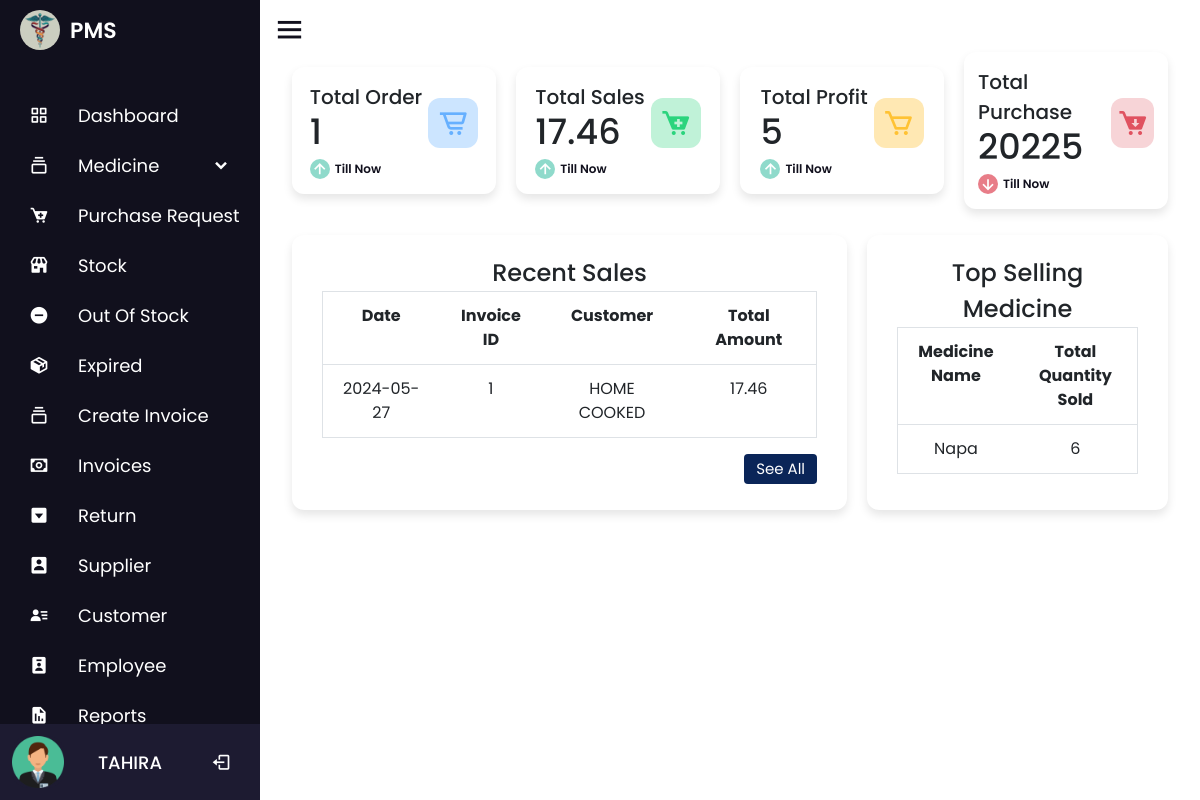
/dashboard.php (signed in), run on the app's committed database.
### tables this page shows
CREATE TABLE `employee` (
  `id` int(100) NOT NULL COMMENT 'ID',
  `name` varchar(100) NOT NULL COMMENT 'Name',
  `number` int(100) NOT NULL COMMENT 'Number',
  `email` varchar(100) NOT NULL COMMENT 'Email',
  `password` varchar(100) NOT NULL,
  `role` int(10) NOT NULL,
  `date` timestamp NOT NULL DEFAULT current_timestamp()
);

CREATE TABLE `invoices` (
  `invoice_id` int(11) NOT NULL,
  `employee_id` int(11) NOT NULL,
  `customer_id` int(11) NOT NULL,
  `total` decimal(10,2) NOT NULL,
  `discount` decimal(10,2) DEFAULT 0.00,
  `subtotal` decimal(10,2) NOT NULL,
  `profit` int(11) NOT NULL,
  `created_at` timestamp NOT NULL DEFAULT current_timestamp()
);

CREATE TABLE `customer` (
  `customer_id` int(11) NOT NULL,
  `customer_name` varchar(100) NOT NULL,
  `customer_email` varchar(100) NOT NULL,
  `customer_number` varchar(100) NOT NULL,
  `date` timestamp NOT NULL DEFAULT current_timestamp()
);

### dashboard.php (the view, shortened to what this page needs)
<?php
include 'nav/nav.php';
$total_orders = 0;
$total_sales = 0;
$total_profit = 0;
$total_purchase = 0;
$sql_orders = "SELECT COUNT(*) AS total_orders FROM invoices";
$result_orders = $conn->query($sql_orders);
if ($result_orders && $result_orders->num_rows > 0) {
    $row_orders = $result_orders->fetch_assoc();
    $total_orders = $row_orders['total_orders'];
}
$sql_sales = "SELECT SUM(subtotal) AS total_sales FROM invoices";
$result_sales = $conn->query($sql_sales);
if ($result_sales && $result_sales->num_rows > 0) {
    $row_sales = $result_sales->fetch_assoc();
    $total_sales = $row_sales['total_sales'];
}
$sql_profit = "SELECT SUM(profit) AS total_profit FROM invoices";
$result_profit = $conn->query($sql_profit);
if ($result_profit && $result_profit->num_rows > 0) {
    $row_profit = $result_profit->fetch_assoc();
    $total_profit = $row_profit['total_profit'];
}
$sql_purchase = "SELECT  unit, pprice FROM purchase_table";
$result_purchase = $conn->query($sql_purchase);
if ($result_purchase && $result_purchase->num_rows > 0) {
    while ($row_purchase = $result_purchase->fetch_assoc()) {
        $total_purchase += $row_purchase['unit'] * $row_purchase['pprice'];
    }
}
$sql_recent_invoices = "SELECT invoices.invoice_id, invoices.subtotal,invoices.created_at, customer.customer_name
                        FROM invoices
                        INNER JOIN customer ON invoices.customer_id = customer.customer_id
                        ORDER BY invoices.invoice_id DESC LIMIT 5";
$result_recent_invoices = $conn->query($sql_recent_invoices);
?>
<head>
    <link rel="stylesheet" href="nav/dashboard.css">
</head>
<div class="home-content">
    <div class="overview-boxes">
        <div class="box">
            <div class="right-side">
                <div class="box-topic">Total Order</div>
                <div class="number"><?php echo $total_orders; ?></div>
                <div class="indicator">
                    <i class="bx bx-up-arrow-alt"></i>
                    <span class="text">Till Now</span>
                </div>
            </div>
            <i class="bx bx-cart-alt cart"></i>
        </div>
        <div class="box">
            <div class="right-side">
                <div class="box-topic">Total Sales</div>
                <div class="number"><?php echo $total_sales; ?></div>
                <div class="indicator">
                    <i class="bx bx-up-arrow-alt"></i>
                    <span class="text">Till Now</span>
                </div>
            </div>
            <i class="bx bxs-cart-add cart two"></i>
        </div>
        <div class="box">
            <div class="right-side">
                <div class="box-topic">Total Profit</div>
                <div class="number"><?php echo $total_profit; ?></div>
                <div class="indicator">
                    <i class="bx bx-up-arrow-alt"></i>
                    <span class="text">Till Now</span>
                </div>
            </div>
            <i class="bx bx-cart cart three"></i>
        </div>
        <div class="box">
            <div class="right-side">
                <div class="box-topic">Total Purchase</div>
                <div class="number"><?php echo $total_purchase; ?></div>
                <div class="indicator">
                    <i class="bx bx-down-arrow-alt down"></i>
                    <span class="text">Till Now</span>
                </div>
            </div>
            <i class="bx bxs-cart-download cart four"></i>
        </div>
    </div>
    <div class="sales-boxes">
        <div class="recent-sales box">
            <div class="title text-center">Recent Sales</div>
            <div class="sales-details">
                <table id="zctb" class="display table  table-hover text-center border" cellspacing="0" width="100%">
                    <?php
                    if ($result_recent_invoices && $result_recent_invoices->num_rows > 0) {
                        echo "<tr><th>Date</th><th>Invoice ID</th><th>Customer</th><th>Total Amount</th></tr>";
                        while ($row_invoice = $result_recent_invoices->fetch_assoc()) {
                            echo "<tr>";
                            echo "<td>". date('Y-m-d', strtotime($row_invoice['created_at'])) . "</td>";
                            echo "<td>" . $row_invoice['invoice_id'] . "</td>";
                            echo "<td>" . $row_invoice['customer_name'] . "</td>";
                            echo "<td>" . $row_invoice['subtotal'] . "</td>";
                            echo "</tr>";
                        }
                    } else {
                        echo "No recent sales found.";
                    }
                    ?>
                </table>
            </div>
            <div class="button">
                <a href="invoices.php">See All</a>
            </div>
        </div>
        <div class="top-sales box">
    <div class="title text-center">Top Selling Medicine</div>
    <table id="zctb" class="display table  table-hover text-center border" cellspacing="0" width="100%">
        <tr>
            <th>Medicine Name</th>
            <th>Total Quantity Sold</th>
        </tr>
        <?php
        $sql_top_medicines = "SELECT m.medicine_name, SUM(i.quantity) as total_quantity
                              FROM invoice_items i
                              INNER JOIN medicine m ON i.medicine_id = m.medicine_id
                              GROUP BY i.medicine_id
                              ORDER BY total_quantity DESC
                              LIMIT 5";
        $result_top_medicines = $conn->query($sql_top_medicines);
        if ($result_top_medicines && $result_top_medicines->num_rows > 0) {
            while ($row_top_medicines = $result_top_medicines->fetch_assoc()) {
                echo "<tr>";
                echo "<td>" . $row_top_medicines['medicine_name'] . "</td>";
                echo "<td>" . $row_top_medicines['total_quantity'] . "</td>";
                echo "</tr>";
            }
        } else {
            echo "<tr><td colspan='2'>No top selling medicine found.</td></tr>";
        }
        ?>
    </table>
</div>
    </div>
</div>
<?php include 'nav/footer.php'; ?>

### nav/nav.php (shortened to what this page needs)
<?php
$db = new dbObj();
$conn =  $db->getConnstring();
?>
<!DOCTYPE html>
<html lang="en" dir="ltr">
<head>
  <link rel="stylesheet" href="nav/style.css">
  <link rel="stylesheet" href="css/bootstrap.min.css">
  <link rel="stylesheet" href="https://unicons.iconscout.com/release/v4.0.0/css/line.css">
  <link href='https://unpkg.com/boxicons@2.0.7/css/boxicons.min.css' rel='stylesheet'>
  <link rel="stylesheet" href="https://unicons.iconscout.com/release/v4.0.8/css/line.css">
  <link rel="stylesheet" href="https://cdnjs.cloudflare.com/ajax/libs/font-awesome/4.7.0/css/font-awesome.min.css">
  <link rel="stylesheet" href="//code.jquery.com/ui/1.13.2/themes/base/jquery-ui.css">
</head>
<body>
  <div class="sidebar">
    <div class="logo-details">
      <img src="image/logo.jpg" alt="profileImg" style="height: 40px; width: 40px;     border-radius: 50px; margin-right: 10px; margin-left: 20px;">
      <span class="logo_name">PMS</span>
    </div>
    <?php
        if (isset($_SESSION['admin'])) {
            echo '
            <ul class="nav-links">
            <li>
                <a href="dashboard.php">
                <i class="bx bx-grid-alt"></i>
                <span class="link_name">Dashboard</span>
                </a>
                <ul class="sub-menu blank">
                <li><a class="link_name" href="dashboard.php">Dashboard</a></li>
                </ul>
            </li>
            <li>
                <div class="iocn-link">
                <a href="medicine_details.php">
                    <i class="bx bx-collection"></i>
                    <span class="link_name">Medicine</span>
                </a>
                <i class="bx bxs-chevron-down arrow"></i>
                </div>
                <ul class="sub-menu">
                <li><a class="link_name" href="medicine_details.php">Medicine</a></li>
                <li><a href="catagory.php">Catagory</a></li>
                <li><a href="brand.php">Brand</a></li>
                <li><a href="generic.php">Generic</a></li>
                </ul>
            </li>
            <li>
            <a href="purchase_request.php">
            <i class="bx bxs-cart-add" ></i>
            <span class="link_name">Purchase Request</span>';
        echo '</a>
            <ul class="sub-menu blank">
            <li><a class="link_name" href="purchase_request.php">Purchase Request</a></li>
            </ul>
        </li>
            <li>
            <a href="stock.php">
            <i class="bx bxs-store" ></i>
              <span class="link_name">Stock</span>
            </a>
            <ul class="sub-menu blank">
              <li><a class="link_name" href="stock.php">Stock</a></li>
            </ul>
          </li>
          <li>
            <a href="outofstock.php">
            <i class="bx bxs-minus-circle" ></i>
              <span class="link_name">Out Of Stock</span>';
           echo' </a>
            <ul class="sub-menu blank">
              <li><a class="link_name" href="outofstock.php">Out Of Stock</a></li>
            </ul>
          </li>
          <li>
            <a href="expired.php">
            <i class="bx bxs-package" ></i>
              <span class="link_name">Expired</span>';
           echo' </a>
            <ul class="sub-menu blank">
              <li><a class="link_name" href="expired.php">Out Of Stock</a></li>
            </ul>
          </li>
          <li>
            <div class="iocn-link">
              <a href="add_order.php">
                <i class="bx bx-collection"></i>
                <span class="link_name">Create Invoice</span>
              </a>
            </div>
          </li>
          <li>
            <div class="iocn-link">
              <a href="invoices.php">
              <i class="bx bx-money" ></i>
                <span class="link_name">Invoices</span>
              </a>
            </div>
          </li>
          <li>
            <a href="return.php">
            <i class="bx bxs-caret-down-square" ></i>
              <span class="link_name">Return</span>
            </a>
            <ul class="sub-menu blank">
              <li><a class="link_name" href="return.php">Return</a></li>
            </ul>
          </li>
          <li>
          <a href="supplier.php">
          <i class="bx bxs-user-rectangle" ></i>
            <span class="link_name">Supplier</span>
          </a>
          <ul class="sub-menu blank">
            <li><a class="link_name" href="supplier.php">Customer</a></li>
          </ul>
        </li>
          <li>
          <a href="customer.php">
          <i class="bx bxs-user-detail" ></i>
            <span class="link_name">Customer</span>
          </a>
          <ul class="sub-menu blank">
            <li><a class="link_name" href="customer.php">Customer</a></li>
          </ul>
        </li>
        <li>
          <a href="employee.php">
          <i class="bx bxs-user-badge"></i>
            <span class="link_name">Employee</span>
          </a>
          <ul class="sub-menu blank">
            <li><a class="link_name" href="employee.php">Employee</a></li>
          </ul>
        </li>
        <li>
          <a href="report.php">
          <i class="bx bxs-report"></i>
            <span class="link_name">Reports</span>
          </a>
          <ul class="sub-menu blank">
            <li><a class="link_name" href="report.php">Reports</a></li>
          </ul>
        </li>
          <li>
            ';
        }
        ?>
        <div class="profile-details">
          <div class="profile-content">
            <img src="image/user.png" alt="profileImg">
          </div>
          <div class="name-job">
            <div class="profile_name"><a class="link_name text-white text-uppercase" href="profile.php"><?php
                                      $query = mysqli_query($conn, "SELECT * FROM `employee` WHERE `id`='$_SESSION[eid]'");
                                      $fetch = mysqli_fetch_array($query);
                                      echo $fetch['name'];
                                      ?></a></div>
          </div>
          <a href="logout.php">
            <i class='bx bx-log-out'></i></a>
        </div>
      </li>
    </ul>
  </div>
  <section class="home-section">
    <div class="home-content">
      <i class='bx bx-menu'></i>
    </div>

### nav/style.css (style rules this page uses)
* { margin: 0; padding: 0; box-sizing: border-box; font-family: "Poppins", sans-serif; }
.sidebar { position: fixed; top: 0; left: 0; height: 100%; width: 260px; background: #11101d; z-index: 100; transition: all 0.5s ease; }
.sidebar .logo-details { height: 60px; width: 100%; display: flex; align-items: center; }
.sidebar .logo-details .logo_name { font-size: 22px; color: #fff; font-weight: 600; transition: 0.3s ease; transition-delay: 0.1s; }
.sidebar .nav-links { height: 100%; padding: 30px 0 150px 0; overflow: auto; }
.sidebar .nav-links li { position: relative; list-style: none; transition: all 0.4s ease; }
.sidebar .nav-links li .iocn-link { display: flex; align-items: center; justify-content: space-between; }
.sidebar .nav-links li i { height: 50px; min-width: 78px; text-align: center; line-height: 50px; color: #fff; font-size: 20px; cursor: pointer; transition: all 0.3s ease; }
.sidebar .nav-links li a { display: flex; align-items: center; text-decoration: none; }
.sidebar .nav-links li a .link_name { font-size: 18px; font-weight: 400; color: #fff !important; transition: all 0.4s ease; }
.sidebar .profile-details { position: fixed; bottom: 0; width: 260px; display: flex; align-items: center; justify-content: space-between; background: #1d1b31; padding: 12px 0; transition: all 0.5s ease; }
.sidebar .profile-details .profile-content { display: flex; align-items: center; }
.sidebar .profile-details img { height: 52px; width: 52px; object-fit: cover; border-radius: 16px; margin: 0 14px 0 12px; background: #1d1b31; transition: all 0.5s ease; }
.sidebar .profile-details .profile_name, .sidebar .profile-details .job { color: #fff; font-size: 18px; font-weight: 500; white-space: nowrap; }
.home-section { position: relative; background: #ffffff; height: 100vh; left: 130px; width: calc(100% - 260px); transition: all 0.5s ease; padding: 12px; overflow: auto; }
.home-content { align-items: center; flex-wrap: wrap; }
.home-section .home-content .bx-menu, .home-section .home-content .text { color: #11101d; font-size: 35px; }
.home-section .home-content .bx-menu { cursor: pointer; margin-right: 10px; }
.home-section .home-content .text { font-size: 26px; font-weight: 600; }
* { margin: 0; padding: 0; box-sizing: border-box; }
body { display: flex; justify-content: center; align-items: center; min-height: 100vh; }

### data on the page
employee: name "TAHIRA"
invoices: created_at "2024-05-27", invoice_id "1", customer.customer_name "HOME COOKED", subtotal "17.46"

### other printed values
$total_orders "1"
$total_sales "17.46"
$total_profit "5"
$total_purchase "20225"
$row_top_medicines['medicine_name'] "Napa"
$row_top_medicines['total_quantity'] "6"
